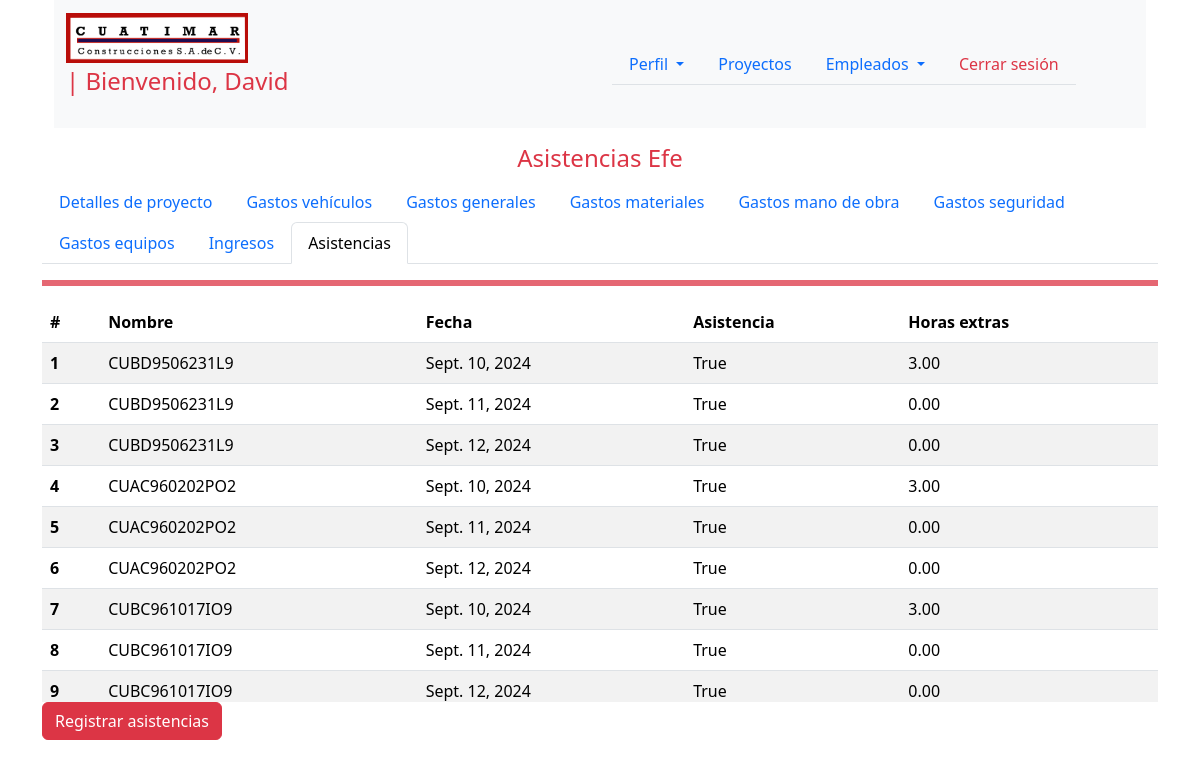
/empleados/asistencias/efe (signed in), run on the app's committed database.
### proyectos/models.py (models this page shows, shortened)
class Proyectos(models.Model):
    proyecto = models.CharField(max_length=255)
    clave_proyecto = models.CharField(max_length=100,unique=True)
    empresa = models.CharField(max_length=255)
    estatus = models.BooleanField(default=True)
    total = models.DecimalField(max_digits=10, decimal_places=2,null=False,default=Decimal('0.00'))
    iva = models.DecimalField(max_digits=10, decimal_places=2,null=False,default=Decimal('0.00'))
    slug = models.SlugField(unique=True)

### empleados/models.py (models this page shows, shortened)
class Asistencias(models.Model):
    empleado = models.ForeignKey(Empleados,related_name="asistencias",on_delete=models.CASCADE)
    proyecto = models.ForeignKey(Proyectos,related_name="asistencias",on_delete=models.CASCADE)
    asistencias = models.BooleanField(default=True,null=False)
    horas_extras = models.DecimalField(max_digits=4, decimal_places=2,null=False,default=Decimal('0.00'))
    fecha = models.DateField(default=timezone.now,null=False)

class Empleados(models.Model):
    nombres = models.CharField(max_length=255,null=False)
    apellido_paterno = models.CharField(max_length=255,null=False)
    apellido_materno = models.CharField(max_length=255,null=False)
    rfc = models.CharField(max_length=100,null=False)
    infonavit = models.BooleanField(default=False)
    imss = models.BooleanField(default=False)
    status = models.BooleanField(default=True)

### empleados/views.py (the view)
# urls.py: path("asistencias/<slug:slug>",AsistenciasListView.as_view(),name="asistencias"),
class AsistenciasListView(LoginRequiredMixin,ListView):
    model = Asistencias
    template_name = "empleados/asistencias.html"
    context_object_name = "asistencias"
    def get_queryset(self):
        slug = self.kwargs.get('slug')
        proyecto = Proyectos.objects.get(slug=slug)
        return Asistencias.objects.filter(proyecto=proyecto)
    def get_context_data(self, **kwargs):
        context = super().get_context_data(**kwargs)
        slug = self.kwargs.get('slug')
        proyecto = Proyectos.objects.get(slug=slug)
        context['proyecto'] = proyecto
        return context

### balancigastos/utils/context_processors.py (called while the page is built)
def get_profile_username(request):
    if request.user.is_authenticated:
        try:
            profile = Profile.objects.get(user=request.user)
            return {'profile_username': profile.user}
        except Profile.DoesNotExist:
            return {}
    return {}

### empleados/templates/empleados/asistencias.html (shortened to what this page needs)
{% extends 'base.html' %}
{% load currency %}
{% block content %}
{% include 'navbar_profile.html' %}
<h4 class="h4 text-center text-danger mt-3">Asistencias {{ proyecto.proyecto }}</h4>
<ul class="nav nav-tabs">
    <li class="nav-item">
        <a class="nav-link" href="{% url 'proyectos:detalles_proyecto' proyecto.slug %}">Detalles de proyecto</a>
    </li>
    <li class="nav-item">
        <a class="nav-link" href="{% url 'contabilidad:gastos_vehiculos' proyecto.slug %}">Gastos
            vehículos</a>
    </li>
    <li class="nav-item">
        <a class="nav-link" href="{% url 'contabilidad:gastos_generales' proyecto.slug %}">Gastos generales</a>
    </li>
    <li class="nav-item">
        <a class="nav-link" href="{% url 'contabilidad:gastos_materiales' proyecto.slug %}">Gastos materiales</a>
    </li>
    <li class="nav-item">
        <a class="nav-link"
            href="{% url 'contabilidad:gastos_mano_obra' proyecto.slug %}">Gastos mano de obra</a>
    </li>
    <li class="nav-item">
        <a class="nav-link" href="{% url 'contabilidad:gastos_seguridad' proyecto.slug %}">Gastos seguridad</a>
    </li>
    <li class="nav-item">
        <a class="nav-link" href="{% url 'contabilidad:gastos_equipos' proyecto.slug %}">Gastos equipos</a>
    </li>
    <li class="nav-item">
        <a class="nav-link" href="{% url 'contabilidad:ingresos' proyecto.slug %}">Ingresos</a>
    </li>
    <li class="nav-item">
        <a class="nav-link active" aria-current="page" href="{% url 'empleados:asistencias' proyecto.slug %}">Asistencias</a>
    </li>
</ul>
<hr class="border border-danger border-3 opacity-75">
<div class="table-responsive">
   <table class="table table-striped">
      <thead>
         <tr>
            <th scope="col">#</th>
            <th scope="col">Nombre</th>
            <th scope="col">Fecha</th>
            <th scope="col">Asistencia</th>
            <th scope="col">Horas extras</th>
         </tr>
      </thead>
      {% if asistencias %}
      <tbody>
         {% for asistencia in asistencias %}
         <tr>
            <th scope="row">{{ forloop.counter }}</th>
            <td>{{ asistencia.empleado.rfc }}</td>
            <td>{{ asistencia.fecha }}</td>
            <td>{{ asistencia.asistencias }}</td>
            <td>{{ asistencia.horas_extras }}</td>
         </tr>
         {% endfor %}
      </tbody>
      {% endif %}
   </table>
</div>
<a class="btn btn-danger mb-5" href="{% url 'empleados:registro_asistencias' proyecto.slug %}">Registrar asistencias</a>
{% endblock %}

### templates/navbar_profile.html (shortened to what this page needs)
{% load static %}
<div class="container">
    <nav class="navbar navbar-expand-lg bg-body-tertiary">
        <div class="container">
            <a class="navbar-brand" href="{% url 'proyectos:proyectos' %}">
                <img class="logo" src="{% static 'images/Cuatimar_logo.png' %}" alt="Logo" height="50px">
                <p class="text-capitalize text-danger fs-4">| Bienvenido, {{ profile_username }}</p>
            </a>
        </div>
        <div class="container">
            <ul class="nav nav-tabs justify-content-end">
                <li class="nav-item dropdown">
                    <a class="nav-link dropdown-toggle" href="#" role="button" data-bs-toggle="dropdown"
                        aria-expanded="false">
                        Perfil
                    </a>
                </li>
                <li class="nav-item">
                    <a class="nav-link" href="{% url 'proyectos:proyectos' %}">Proyectos</a>
                </li>
                <li class="nav-item dropdown">
                    <a class="nav-link dropdown-toggle" href="#" role="button" data-bs-toggle="dropdown"
                        aria-expanded="false">
                        Empleados
                    </a>
                </li>
                <li class="nav-item">
                    <a class="nav-link text-danger" href="{% url 'usuarios:logout' %}">Cerrar sesión</a>
                </li>
            </ul>
        </div>
    </nav>
</div>

### static/css/styles.css (style rules this page uses)
.table-responsive { max-height: 400px; overflow-y: auto; }
.table thead th { position: sticky; top: 0; z-index: 10; background-color: white; }

### data on the page
Proyectos: proyecto "Efe"
Asistencias: empleado.rfc "CUBD9506231L9", fecha "Sept. 10, 2024", asistencias "True", horas_extras "3.00"
Asistencias: empleado.rfc "CUBD9506231L9", fecha "Sept. 11, 2024", asistencias "True", horas_extras "0.00"
Asistencias: empleado.rfc "CUBD9506231L9", fecha "Sept. 12, 2024", asistencias "True", horas_extras "0.00"
Asistencias: empleado.rfc "CUAC960202PO2", fecha "Sept. 10, 2024", asistencias "True", horas_extras "3.00"
Asistencias: empleado.rfc "CUAC960202PO2", fecha "Sept. 11, 2024", asistencias "True", horas_extras "0.00"
Asistencias: empleado.rfc "CUAC960202PO2", fecha "Sept. 12, 2024", asistencias "True", horas_extras "0.00"
Asistencias: empleado.rfc "CUBC961017IO9", fecha "Sept. 10, 2024", asistencias "True", horas_extras "3.00"
Asistencias: empleado.rfc "CUBC961017IO9", fecha "Sept. 11, 2024", asistencias "True", horas_extras "0.00"
Asistencias: empleado.rfc "CUBC961017IO9", fecha "Sept. 12, 2024", asistencias "True", horas_extras "0.00"

### other printed values
{{ profile_username }} "David"
